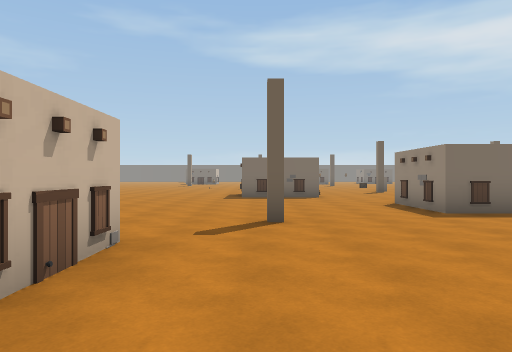
view 1 (above)

24 first-person views from a walk through a 3-D level made in the Unity game engine. The camera is 1.4 m above the floor, looks level and sees 70° across. The floor is counted in squares, 2 m on a side. Each view is taken from the middle of a square. On the plan, view 1 faces up. The plan holds only what a view shows up to about 11 squares ahead; the rest is blank. The place goes on beyond the plan. The player is left out. Some animated figures are left out.

view 2
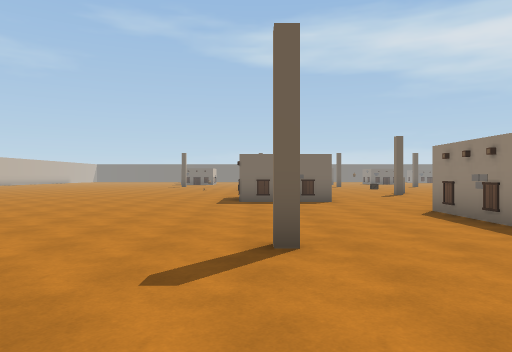

view 3
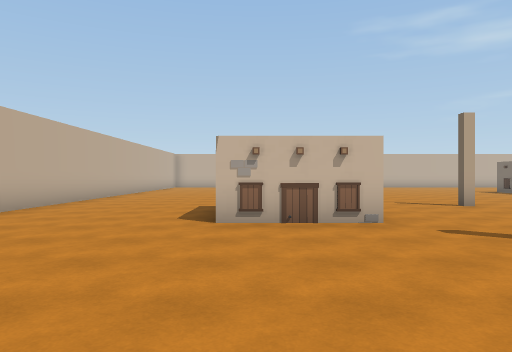

view 4
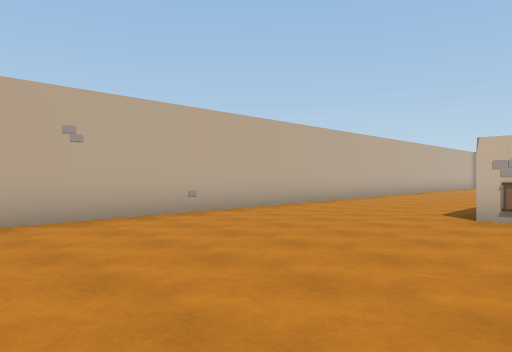

view 5
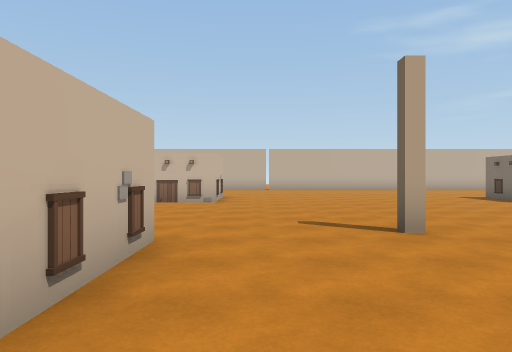

view 6
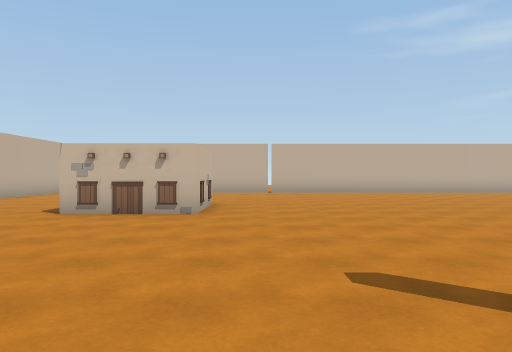

view 7
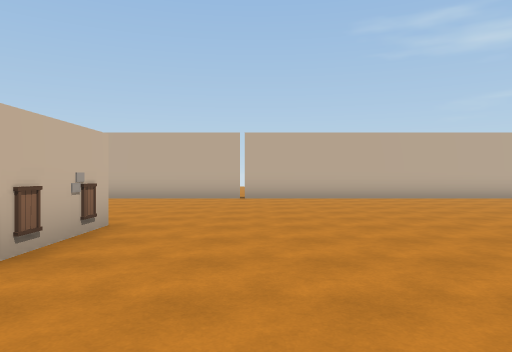

view 8
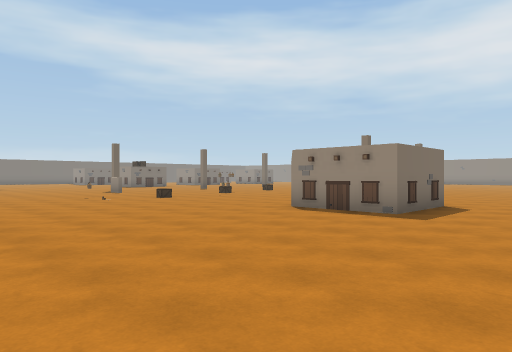

view 9
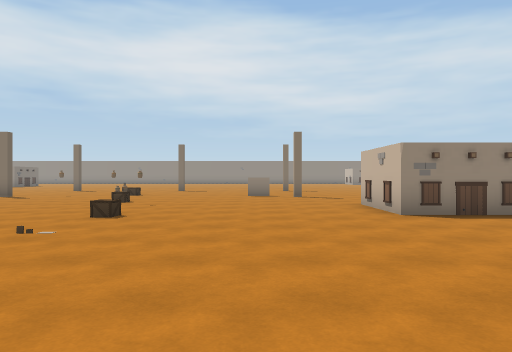

view 10
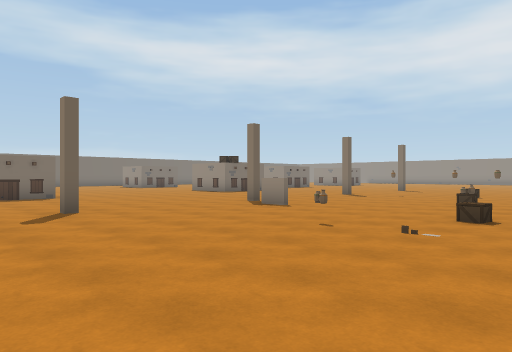

view 11
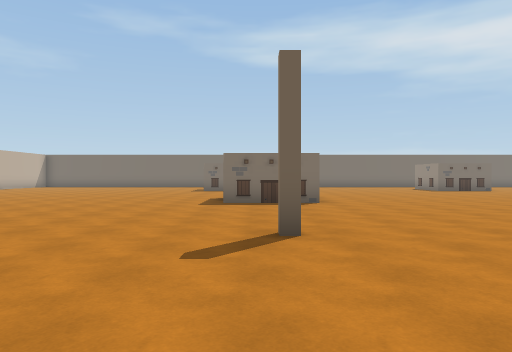

view 12
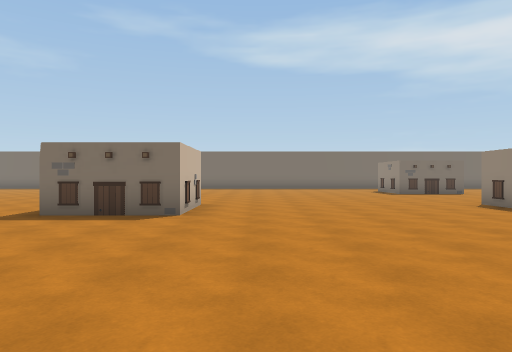

view 13
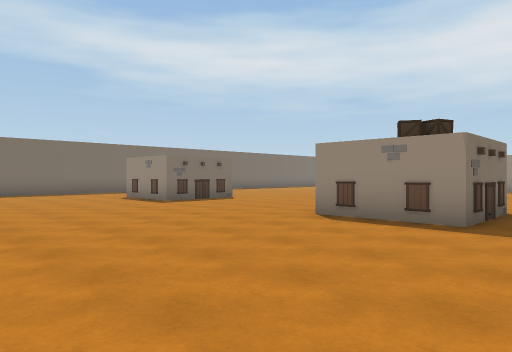

view 14
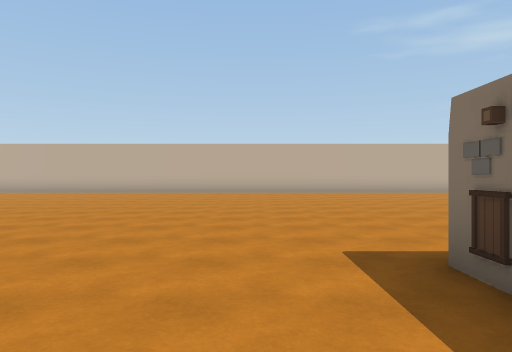

view 15
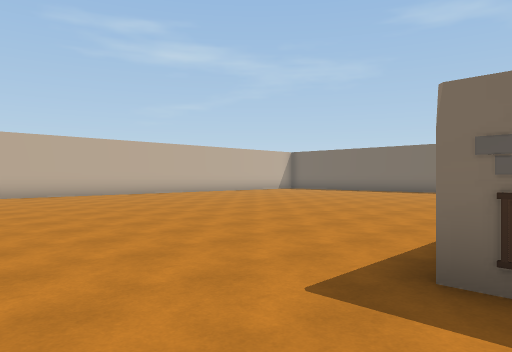

view 16
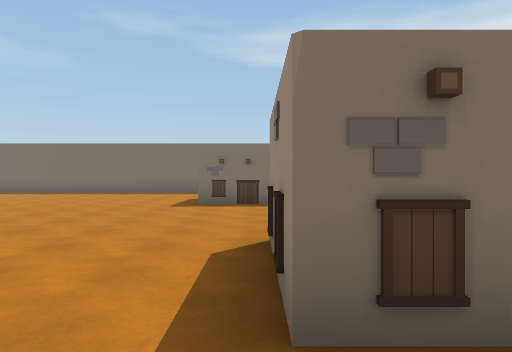

view 17
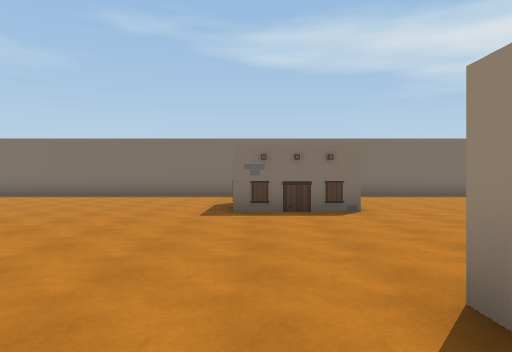

view 18
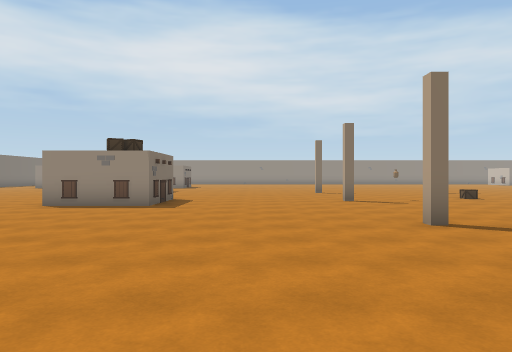

view 19
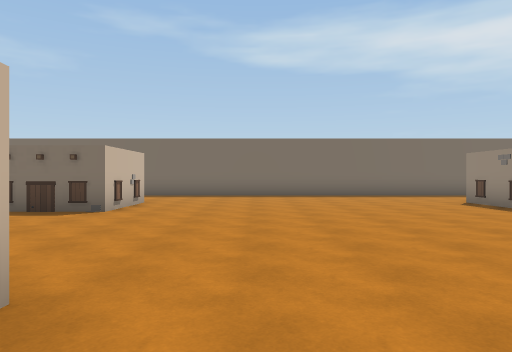

view 20
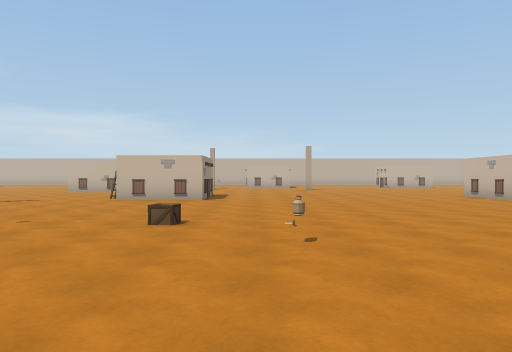

view 21
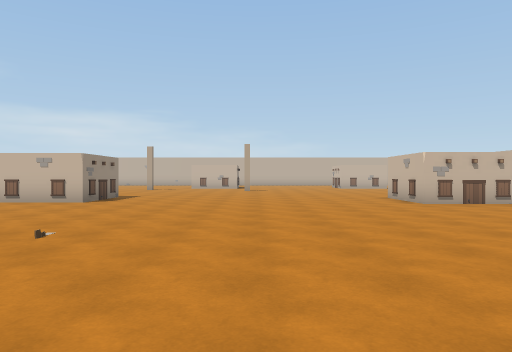

view 22
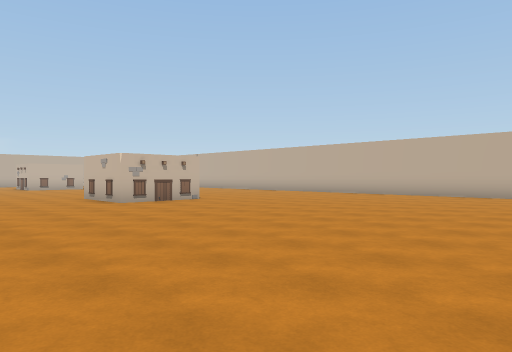

view 23
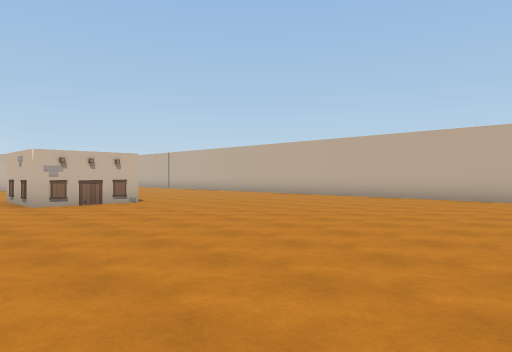

view 24
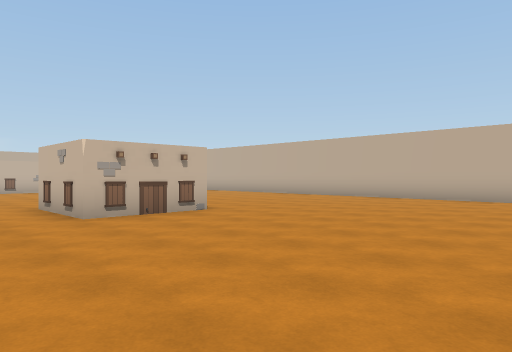

### Floor plan
Key: @ floor where view 1 was taken; # wall or solid block; . floor; B building; A box; O other object.
Columns run from 19 left of view 1 to 6 right of it. Each row starts with its distance up from view 1.
 42      .......  ..........
 41      .......  ..........
 40       ......  #........#
 39       ...... ##........#
 38        .....B#.........B
 37        ...................
 36       ....................
 35      .....................
 34     ......................
 33    ...........B .......#
 32   ...........#  .......##
 31  ............###.......B##
 30  .........................
 29      .....................
 28      .....................
 27      .....................
 26      .....................
 25      .........#....#....#.
 24      ....................O
 23     ......................
 22 #.........................
 21 #................O....O..
 20 #.................A..OA..
 19 #.......................
 18 #.......................
 17 #.......................
 16  .......................
 15   ......##...............
 14    .....  .........B##...
 13  ......   .........###...
 12  ...... .B.........###....
 11  .........................
 10  .......................
  9  ......................B
  8  ......................#
  7  .............#........##
  6  ..................#....
  5  .......................
  4  ......###......##.....
  3  .....   #.....  #..... .
  2  ...     B...  B #......
  1         .................
  0       ....  .......@.....
 -1      ....   ............
 -2      ..     ............
 -3             ############

Positions as (right, up) in squares from view 1, and headings:
1: (0, 0), facing up
2: (0, 2), facing up
3: (4, 2), facing left
4: (5, 3), facing down-left
5: (0, 5), facing left
6: (-3, 5), facing left
7: (-7, 6), facing left
8: (-7, 9), facing up-right
9: (-7, 17), facing right
10: (-7, 18), facing up-right
11: (-5, 21), facing up
12: (-2, 24), facing up
13: (-2, 29), facing up-right
14: (-3, 29), facing left
15: (-5, 28), facing up-left
16: (-6, 29), facing up
17: (-7, 31), facing up
18: (-5, 28), facing right
19: (-2, 31), facing up
20: (-2, 25), facing down
21: (-5, 24), facing down
22: (-5, 24), facing down-left
23: (-7, 24), facing down-left
24: (-7, 21), facing down-left
